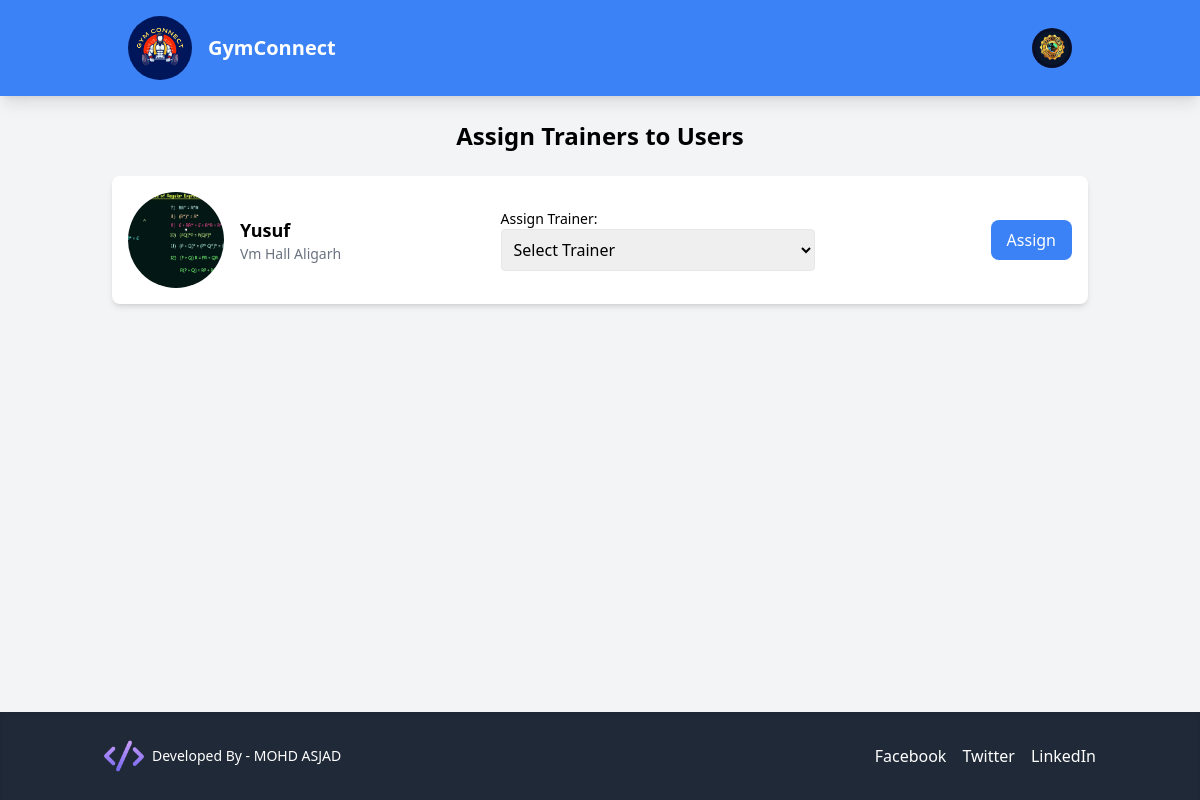
The page /gym-owner/assign-user/ (signed in) on the database as committed earlier.
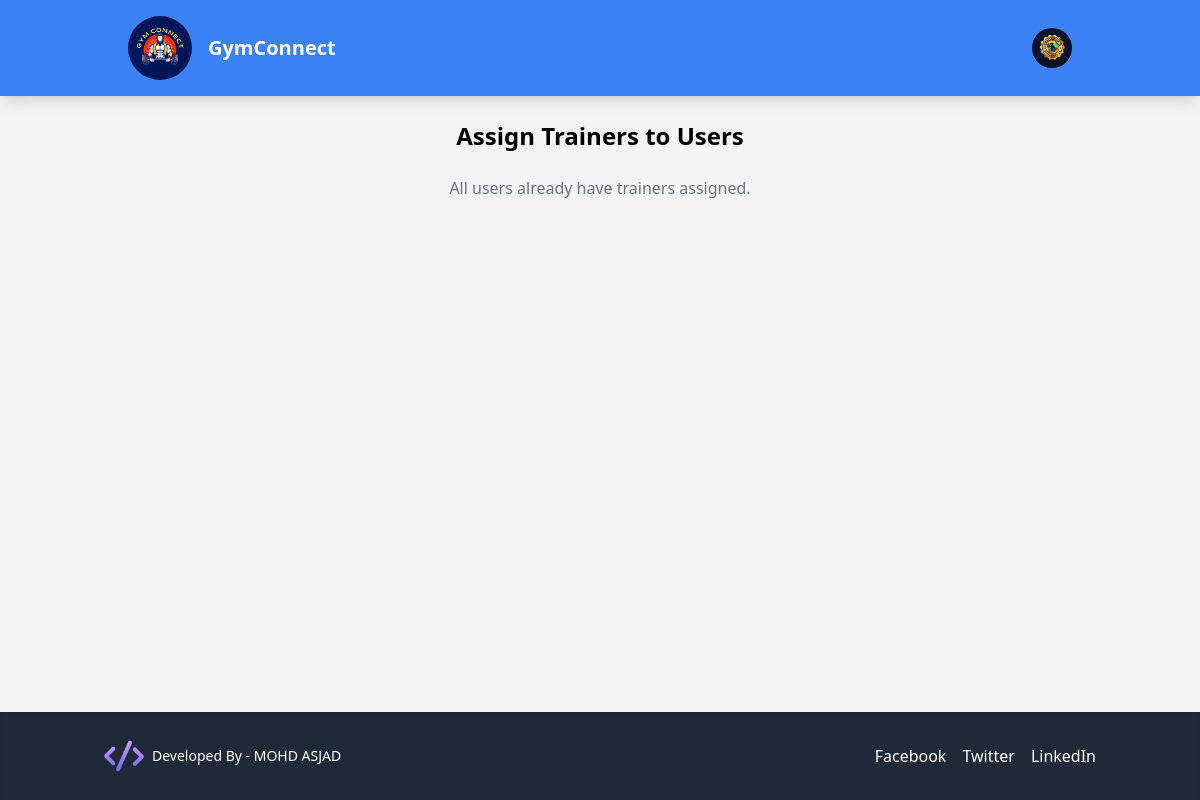
The same page on the database as committed later.
### accounts/models.py (models this page shows, shortened)
class BaseUser(AbstractBaseUser, PermissionsMixin):
    email = models.EmailField(unique=True)
    password = models.CharField(max_length=128)
    is_active = models.BooleanField(default=True)
    is_staff = models.BooleanField(default=False)
    objects = BaseUserManager()
    USERNAME_FIELD = 'email'
    REQUIRED_FIELDS = []

class GymUser(BaseUser):
    def default_trainer():
        try:
            return GymOwner.objects.get(email="defaulttrainer@gymconnect.com").id
        except GymOwner.DoesNotExist:
            return None  # or a default valid ID if you prefer
    def default_gym_owner():
        try:
            return Trainer.objects.get(email="default@gymconnect.com").id
        except Trainer.DoesNotExist:
            return None
    name = models.CharField(max_length=255)
    contact_no = models.CharField(max_length=10, null= True)
    trainer_id = models.ForeignKey(Trainer, on_delete=models.CASCADE, blank=True, null=True, default=default_trainer)
    gym_id = models.ForeignKey(GymOwner, on_delete=models.CASCADE, blank=True, null=True, default=default_gym_owner)
    address = models.CharField(max_length=255,blank=True, null=True)
    city = models.CharField(max_length=100, blank=True, null=True)
    state = models.CharField(max_length=100, blank=True, null=True)
    profile_picture = models.ImageField(upload_to='profile_pictures/', blank=True, null=True)

class BaseUser(AbstractBaseUser, PermissionsMixin):
    email = models.EmailField(unique=True)
    password = models.CharField(max_length=128)
    is_active = models.BooleanField(default=True)
    is_staff = models.BooleanField(default=False)
    objects = BaseUserManager()
    USERNAME_FIELD = 'email'
    REQUIRED_FIELDS = []

### gymOwner/views.py (the view)
# urls.py: path('assign-user/', views.assign_user, name='assign_trainer'),
def assign_user(request):
    owner=  request.user
    profile =  GymOwner.objects.get(id = owner.id)
    gym_owner = GymOwner.objects.get(id=request.user.id)
    unassigned_users = GymUser.objects.filter(
        gym_id=gym_owner,                       # Same gym as logged-in owner
    ).exclude(trainer_id__gym_id=gym_owner)     # Exclude users whose trainer belongs to this gym
    trainers = Trainer.objects.filter(gym_id=gym_owner)
    if request.method == "POST":
        user_id = request.POST.get("user_id")
        trainer_id = request.POST.get("trainer_id")
        GymUser.objects.filter(id=user_id, gym_id=gym_owner).update(trainer_id=trainer_id)
        return redirect("assign_trainer")
    return render(request, "gymowner/assign_trainer.html", {
        "unassigned_users": unassigned_users,
        "trainers": trainers,
        'profile':profile
    })

### gymOwner/templates/gymOwner/assign_trainer.html (shortened to what this page needs)
<!DOCTYPE html>
<html lang="en">
  <head>
    <script src="https://cdn.tailwindcss.com"></script>
  </head>
  <body class="bg-gray-100 font-sans min-h-screen flex flex-col">
    {% load static %}
    <header class="bg-blue-500 text-white py-4 shadow-lg">
      <div class="container mx-auto flex items-center justify-between">
        <div class="flex items-center space-x-4 px-10">
          <a href="{% url 'gym_owner_deshboard' %}"><img
            src="{% static 'core/image/logo.png' %}"
            class="w-16 h-16 rounded-full"
            alt="GymConnect Logo"
          /></a>
          <div class="text-xl font-semibold">GymConnect</div>
        </div>
        <nav class="relative px-10">
            <a href="{% url 'logout' %}">
              <img
              src="{{ profile.profile_picture.url }}"
              class="w-10 h-10 rounded-full object-cover"
              alt="Profile Picture"
            />
            </a>
          </div>
    </header>
    <main class="flex-grow flex">
      <div class="container mx-auto p-6">
        <h1 class="text-2xl font-bold text-center mb-6">
          Assign Trainers to Users
        </h1>
        {% if unassigned_users %}
        <form method="post">
          <div class="space-y-4">
            {% for user in unassigned_users %}
            <div
              class="bg-white p-4 rounded-lg shadow-md flex items-center justify-between hover:shadow-xl transition-shadow duration-300"
            >
              <div class="flex items-center space-x-4">
                <div class="flex-shrink-0">
                  <img
                    src="{{ user.profile_picture.url }}"
                    alt="User Image"
                    class="w-24 h-24 rounded-full object-cover"
                  />
                </div>
                <div>
                  <p class="text-lg font-semibold">{{ user.name }}</p>
                  <p class="text-sm text-gray-500">
                    {{user.address}} {{ user.city }}
                  </p>
                </div>
              </div>
              <div class="w-1/3">
                <label
                  for="trainer_{{ user.id }}"
                  class="block text-sm font-medium"
                  >Assign Trainer:</label
                >
                <select
                  name="trainer_id"
                  id="trainer_{{ user.id }}"
                  class="border rounded p-2 w-full focus:ring-2 focus:ring-blue-500 transition"
                >
                  <option value="">Select Trainer</option>
                </select>
              </div>
              <button
                type="submit"
                name="user_id"
                value="{{ user.id }}"
                class="ml-4 bg-blue-500 text-white py-2 px-4 rounded-lg hover:bg-blue-700 transition-all duration-300 transform hover:scale-105"
              >
                Assign
              </button>
            </div>
            {% endfor %}
          </div>
        </form>
        {% else %}
        <p class="text-center text-gray-500">
          All users already have trainers assigned.
        </p>
        {% endif %}
      </div>
    </main>
    <footer class="bg-gray-800 text-white py-6 shadow-inner">
      <div class="container mx-auto flex items-center justify-between px-4">
        <div class="footer-logo flex items-center">
          <img
            src="{% static 'gymOwner/image/footer-logo.png' %}"
            class="w-10 h-10 rounded-full hover:scale-110 transition-transform duration-300"
            alt="Footer Logo"
          />
          <span class="ml-2 text-sm font-medium"
            >Developed By - MOHD ASJAD</span
          >
        </div>
        <div class="social-links flex space-x-4">
          <a href="#" class="hover:text-blue-400 transition duration-200"
            >Facebook</a
          >
          <a href="#" class="hover:text-blue-400 transition duration-200"
            >Twitter</a
          >
          <a href="#" class="hover:text-blue-400 transition duration-200"
            >LinkedIn</a
          >
        </div>
      </div>
    </footer>
  </body>
</html>

Rows that differ between the two databases and show on the page:
no longer on this page (row edited): GymUser: profile_picture (picture), name "Yusuf", address "Vm Hall", city "Aligarh"
Other text that changed with them:
text now shown: "All users already have trainers assigned."
